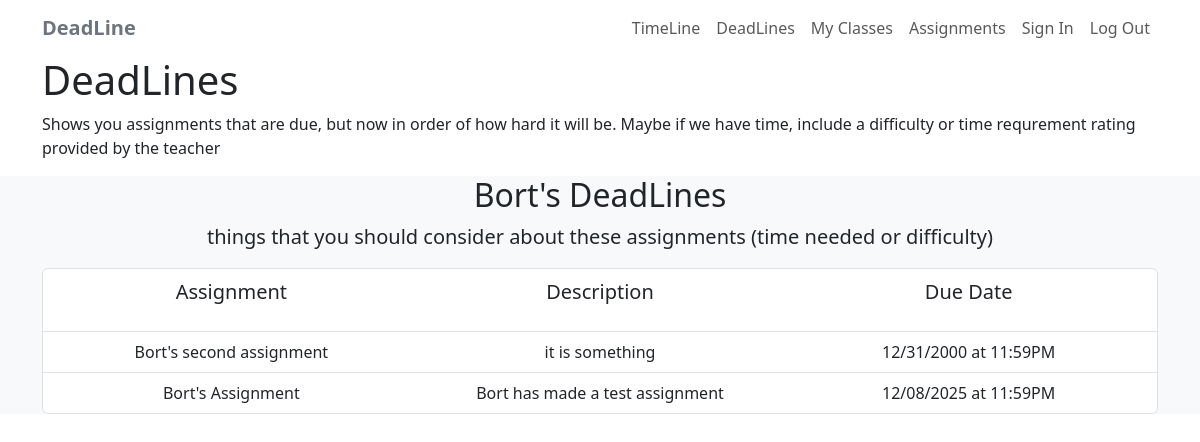
Page /deadlines (signed in) on the earlier database version.
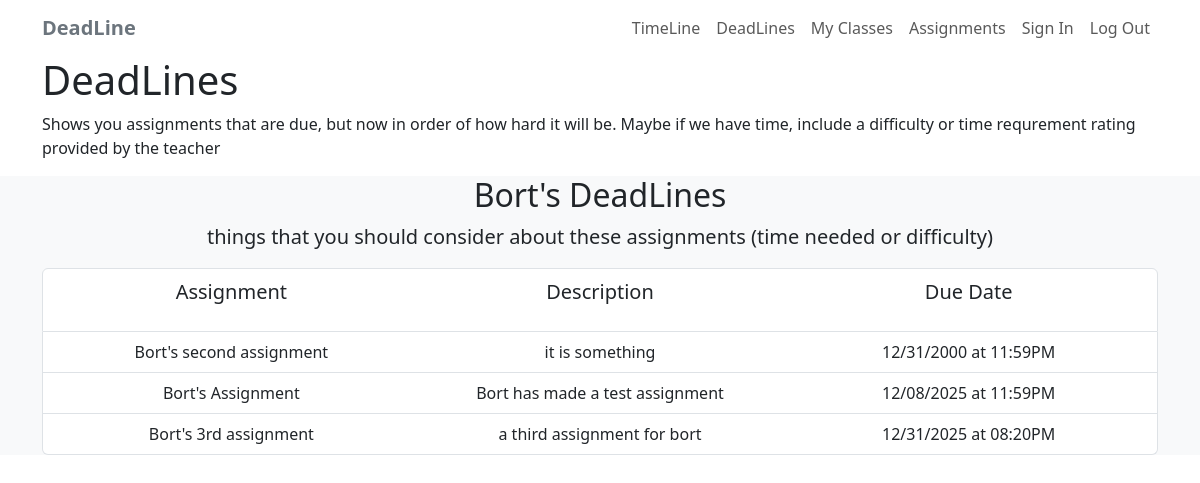
Same page on the later database version.
### app/models.py (models this page shows, shortened)
class User(db.Model, UserMixin):
    id = db.Column(db.Integer, primary_key=True)
    username = db.Column(db.String(64), index=True, unique=True, nullable=False)
    email = db.Column(db.String(128), index=True, unique=True, nullable=False)
    password_hash = db.Column(db.String(128), nullable=False)

class Assignment(db.Model):
    id = db.Column(db.Integer, primary_key=True)
    title = db.Column(db.String(140), nullable=False)
    description = db.Column(db.Text)
    due_date = db.Column(db.DateTime, nullable=False)
    created_at = db.Column(db.DateTime, default=datetime.utcnow)
    user_id = db.Column(db.Integer, db.ForeignKey('user.id'))
    user = db.relationship('User', backref='assignments')

### app/routes.py (the view)
@deadline_app.route('/deadlines')
@login_required
def deadlines():
    assignments = (
        Assignment.query
        .filter_by(user_id=current_user.id)
        .order_by(Assignment.due_date)
        .all()
    )
    """renders a deadlines page"""
    return render_template(
        'deadlines.html',
        title='DeadLines',
        assignments=assignments,
        now=datetime.now(),
    )

### app/__init__.py (called while the page is built)
def create_app():
    deadline_app = Flask(__name__)
    deadline_app.config.from_mapping(
        SECRET_KEY='shmortobius',
        SQLALCHEMY_DATABASE_URI='sqlite:///' + os.path.join(basedir, 'app.db'),
        SQLALCHEMY_TRACK_MODIFICATIONS=False
    )
    db.init_app(deadline_app)
    login_manager.init_app(deadline_app)
    login_manager.login_view = 'login'
    from app.models import User
    @login_manager.user_loader
    def load_user(user_id):
        return User.query.get(int(user_id))
    with deadline_app.app_context():
        from app import routes, models
        db.create_all()
    return deadline_app

### app/templates/deadlines.html
{% extends "layout.html" %}
{% block content %}
<div class="container">
    <h1>DeadLines</h1>
    <p>
        Shows you assignments that are due, but now in order of how hard it will be.
        Maybe if we have time, include a difficulty or time requrement rating provided
        by the teacher
    </p>
</div>
<section id="timeLineList" class="bg-light">
    <div class="container-lg">
        <div class="text-center">
            <h2>{{ current_user.username }}'s DeadLines</h2>
            <p class="lead">things that you should consider about these assignments (time needed or difficulty)</p>
        </div>
        <ul class="list-group">
            <li class="list-group-item text-center">
                <div class="row">
                    <div class="col">
                        <p class="lead">Assignment</p>
                    </div>
                    <div class="col">
                        <p class="lead">Description</p>
                    </div>
                    <div class="col">
                        <p class="lead">Due Date</p>
                    </div>
                </div>
            </li>
            {% if assignments %}
                {% for assignment in assignments %}
                    <li class="list-group-item text-center">
                        <div class="row">
                            <div class="col">
                                {{ assignment.title }}
                            </div>
                            <div class="col">
                                {{ assignment.description }}
                            </div>
                            <div class="col">
                                {{ assignment.due_date.strftime('%m/%d/%Y at %I:%M%p') }}
                            </div>
                        </div>
                    </li>
                {% endfor %}
            {% else %}
                    <li class="list-group-item">No assignments to show!</li>
            {% endif %}
        </ul>
    </div>
</section>
{% endblock %}

### app/templates/layout.html (shortened to what this page needs)
<!DOCTYPE html>
<html>
<head>
    <link rel="stylesheet" href="/static/content/style.css" />
    <link href="https://cdn.jsdelivr.net/npm/bootstrap@5.3.8/dist/css/bootstrap.min.css" rel="stylesheet">
</head>
<body>
    <nav class="navbar navbar-expand-md navbar-light">
        <div class="container">
            <a href="/" class="navbar-brand">
                <span class="fw-bold text-secondary">
                    DeadLine
                </span>
            </a>
            <div class="collapse navbar-collapse justify-content-end align-center" id="main-nav">
                <ul class="navbar-nav">
                    <li class="nav-item">
                        <a class="nav-link" href="/timeline">TimeLine</a>
                    </li>
                    <li class="nav-item">
                        <a class="nav-link" href="/deadlines">DeadLines</a>
                    </li>
                    <li class="nav-item">
                        <a class="nav-link" href="/classes">My Classes</a>
                    </li>
                    <li class="nav-item">
                        <a class="nav-link" href="/assignments">Assignments</a>
                    </li>
                    <li class="nav-item">
                        <a class="nav-link" href="/login">Sign In</a>
                    </li>
                    <li class="nav-item">
                        <a class="nav-link" href="/logout">Log Out</a>
                    </li>
                </ul>
            </div>
        </div>
    </nav>
    <div>
        {% block content %}
        {% endblock %}
    </div>
</body>
</html>

Differences in the rows shown:
added Assignment: title "Bort's 3rd assignment", description "a third assignment for bort", due_date "12/31/2025 at 08:20PM"
